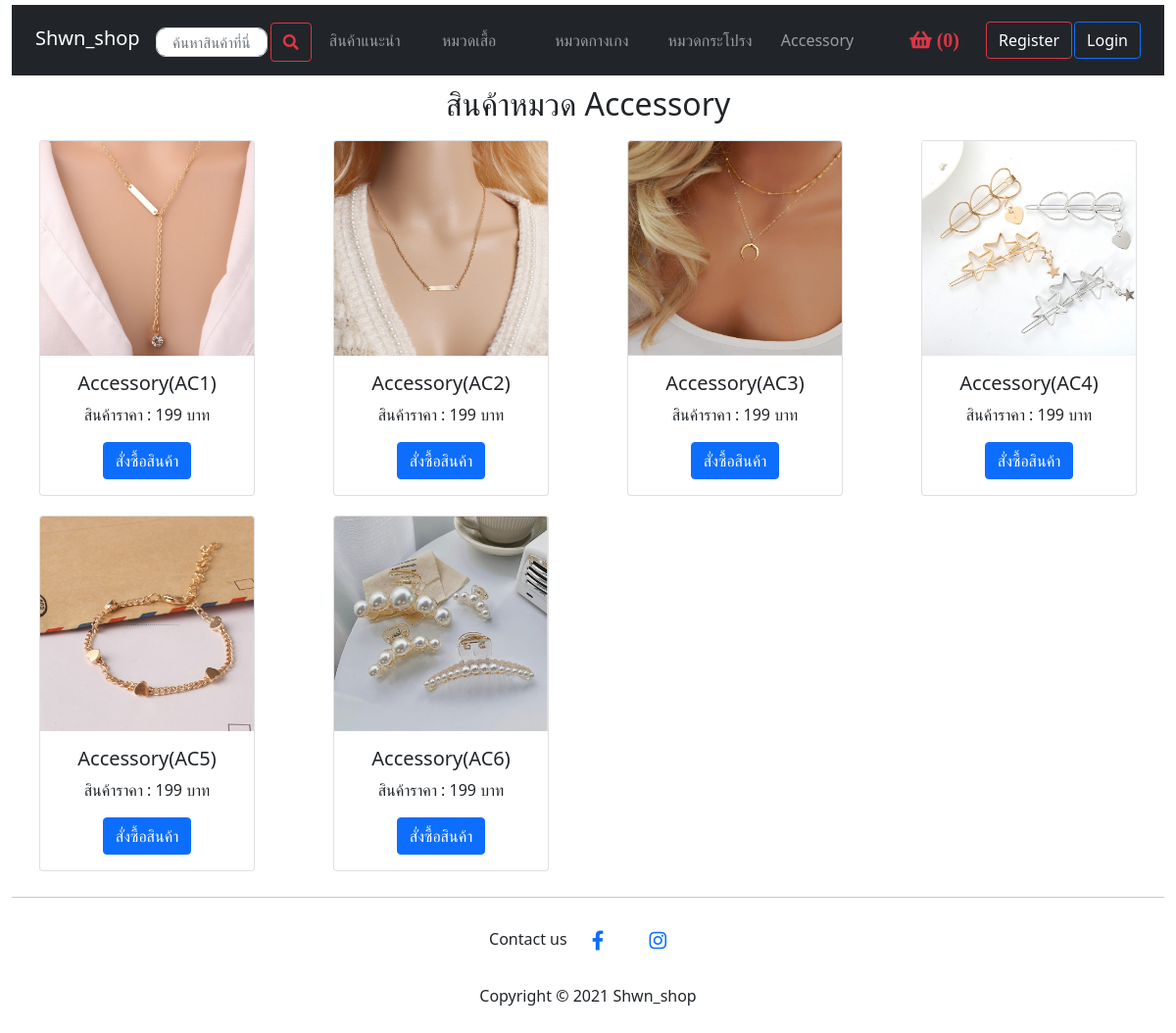
Screenshot of /ecping/php/Acc.php with the database file from the repository.
### tables this page shows
CREATE TABLE `ac_product` (
  `id` varchar(5) NOT NULL,
  `name` varchar(50) NOT NULL,
  `price` int(4) NOT NULL,
  `IMG` varchar(50) NOT NULL
);

### ecping/php/Acc.php (the view, shortened to what this page needs)
<?php
include 'config.php';
?>
<!DOCTYPE html>
<html lang="en">
<head>
    <link href="https://cdn.jsdelivr.net/npm/bootstrap@5.0.2/dist/css/bootstrap.min.css" rel="stylesheet"
>
    <link rel="stylesheet" href="../style.css">
    <link rel="stylesheet" href="../css/all.min.css">
</head>
<body>
    <div class="container" id="main">
        <div class="row">
            <form name="input" action="../php/search.php" method="post">
                <header>
                    <nav class="navbar navbar-expand-lg navbar-dark bg-dark" id="navbar">
                        <div class="container-fluid">
                            <a class="navbar-brand" id="navbarHome" href="../index.php">Shwn_shop</a>
                            <div class="collapse navbar-collapse" id="navbarNavAltMarkup">
                                <div class="navbar-nav">
                                    <input type="text" placeholder="ค้นหาสินค้าที่นี่" class="form-control"
                                        id="inputsearch">
                                    <button class="btn btn-outline-danger" type="submit"
                                        style="margin: 10px 0px 0px 3px; height: 40px;"><i
                                            class="fas fa-search"></i></button>
                                    <a class="nav-link" aria-current="page" href="../index.php">สินค้าแนะนำ</a>
                                    <a class="nav-link" aria-current="page" href="shirt.php">หมวดเสื้อ</a>
                                    <a class="nav-link" aria-current="page" href="pant.php">หมวดกางเกง</a>
                                    <a class="nav-link" aria-current="page" href="skirt.php">หมวดกระโปรง</a>
                                    <a class="nav-link" aria-current="page" href="Acc.php">Accessory</a>
                                    <?php
                                        $count = 0;
                                    ?>
                                    <span><a class="btn btn-link btn-floating btn-lg text-danger m-1" href="../pages/basket.php"
                                            role="button" data-mdb-ripple-color="dark" style="margin-left: 40%;"><i
                                                class="fas fa-shopping-basket" style="margin-left: 5%; width:70px;"> (<?php echo $count ;?>)</i></a></span>
                                </div>
                                <?php
                                    if(!isset($_SESSION['e_mail'])){
                                        echo '<a class="btn btn-outline-danger" href="../pages/register.html" role="button" id="registerbut"
                                        style="margin-left: auto;">Register</a>';
                                        echo '<a class="btn btn-outline-primary" href="../pages/login.html" role="button"
                                        id="loginbut">Login</a>';
                                    }if(isset($_SESSION['e_mail'])){
                                        echo '<a class="btn btn-outline-danger" href="profile_pages.php" role="button" id="registerbut"
                                        style="margin-left: auto;">Your Profile</a>';
                                        echo '<a class="btn btn-outline-primary" href="logout.php" role="button"
                                        id="loginbut">logout</a>';
                                    }
                                ?>
                            </div>
                        </div>
                    </nav>
                </header>
            </form>
        </div>
        <h2 style="text-align: center; margin-top: 10px;">สินค้าหมวด Accessory</h2>
        <div class="row">
        <?php
            $sql = "select * from ac_product ORDER BY id ASC";
            $result = mysqli_query($con,$sql);
            if(mysqli_num_rows($result) > 0)
            {
                while($row = mysqli_fetch_array($result))
                {
                    ?>
                     <div class="col-sm-3">
                    <form method="POST" action="manage_cart.php?id=<?= $row['id']; ?>">
                    <div class="card" style="width: 80%; margin: 10px 0px 10px 10%; text-align: center;" >
                    <img src= <?php echo $row['IMG'];?> class="card-img-top" alt="...">
                    <div class="card-body">
                      <h5 class="card-title"><?php echo $row['name'];?></h5>
                      <p>สินค้าราคา : <?php echo $row['price'];?> บาท</p>
                      <button class="btn btn-primary" name="Add_To_Cart"id="buyitem">สั่งซื้อสินค้า</button>
                    </div>
                  </div>
              </form>
                </div>
                <?php
                }
            }
            ?>
        </div>
        <hr>
            <footer class="text-center text-black" style="margin-bottom: 50px;">
                Contact us
                <a class="btn btn-link btn-floating btn-lg text-primary m-1"
                    href="https://www.facebook.com/pingsuwatcharin" target="_blank" role="button"
                    data-mdb-ripple-color="dark"><i class="fab fa-facebook-f"></i></a>
                <a class="btn btn-link btn-floating btn-lg text-primary m-1" href="https://www.instagram.com/ping.shwn/"
                    target="_blank" role="button" data-mdb-ripple-color="dark"><i class="fab fa-instagram"></i></a>
                Copyright © 2021 Shwn_shop
            </footer>
    </div>
</body>
</html>

### ecping/style.css (style rules this page uses)
* { margin: 0px; padding: 0px; }
html { scroll-behavior: smooth; }
#main { max-width: 1500px; }
#navbar { margin-top: 5px; }
#navbarHome { margin-bottom: 5px; }
.nav-link { margin-left: 10px; margin-top: 8px; text-align: left; font-size: 1rem; width: 100%; }
#registerbut { margin-left: 2%; margin-bottom: 1px; color: white; text-align: center; }
#loginbut { color: white; margin-left: 2px; margin-bottom: 1px; text-align: center; }
#inputsearch { width: 100%; height: 30px; border-radius: 10px; margin: 15px 0px 0px 0px; font-size: 15px; text-align: center; }

### rows the page displays
ac_product: IMG (picture), name "Accessory(AC1)", price "199"
ac_product: IMG (picture), name "Accessory(AC2)", price "199"
ac_product: IMG (picture), name "Accessory(AC3)", price "199"
ac_product: IMG (picture), name "Accessory(AC4)", price "199"
ac_product: IMG (picture), name "Accessory(AC5)", price "199"
ac_product: IMG (picture), name "Accessory(AC6)", price "199"

### other values shown
$count "0"
